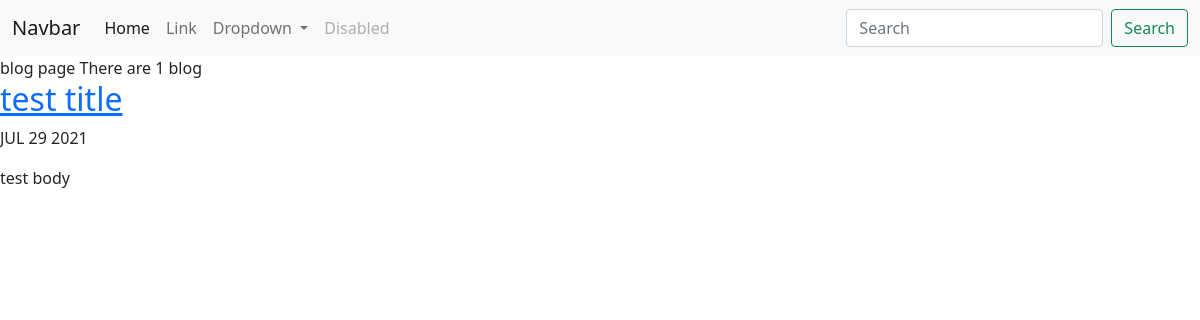
/blog/, run on an earlier commit of the app's database.
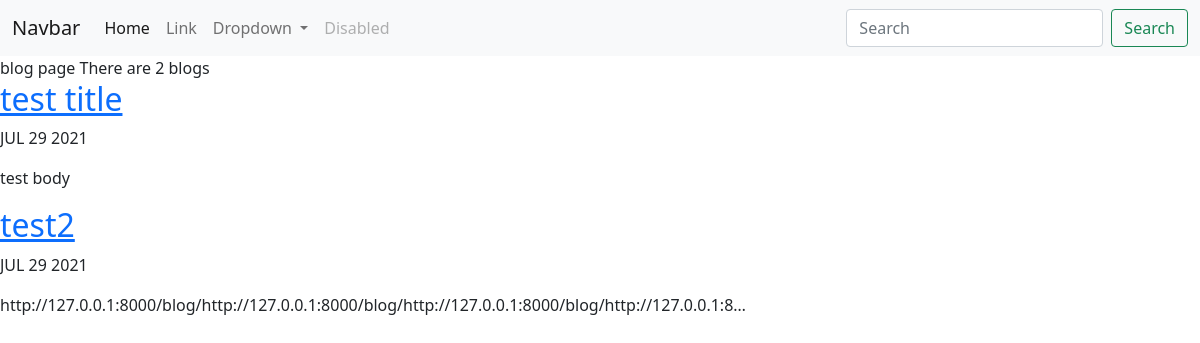
And on a later commit of the database.
### blog/models.py (models this page shows, shortened)
class Blog(models.Model):
    title = models.CharField(max_length=100)
    body = models.TextField()
    date = models.DateField()

### blog/views.py (the view)
# urls.py: path('', views.all_blogs, name='all_blogs'),
def all_blogs(request):
    blogs = Blog.objects.order_by('-date') # can limit to first five by including this at the end: [:5]
    return render(request, 'blog/all_blogs.html', {'blogs':blogs})

### blog/templates/blog/all_blogs.html
{% extends 'portfolio/base.html' %}
{% block content %}
blog page
There are {{ blogs.count }} blog{{ blogs.count|pluralize }}
{% for blog in blogs %}
<a href="{% url 'blog:detail' blog.id %}"><h2>{{ blog.title }}</h2></a>
<p>{{ blog.date|date:'M d Y'|upper }}</p>
<p>{{ blog.body|striptags|truncatechars:100 }}</p>
{% endfor %}
{% endblock %}

### portfolio/templates/portfolio/base.html (shortened to what this page needs)
<!doctype html>
<html lang="en">
  <head>
    <link href="https://cdn.jsdelivr.net/npm/bootstrap@5.0.2/dist/css/bootstrap.min.css" rel="stylesheet">
  </head>
  <body>
    <nav class="navbar navbar-expand-lg navbar-light bg-light">
        <div class="container-fluid">
            <a class="navbar-brand" href="#">Navbar</a>
        <div class="collapse navbar-collapse" id="navbarSupportedContent">
            <ul class="navbar-nav me-auto mb-2 mb-lg-0">
                <li class="nav-item">
                    <a class="nav-link active" aria-current="page" href="#">Home</a>
                </li>
                <li class="nav-item">
                    <a class="nav-link" href="#">Link</a>
                </li>
                <li class="nav-item dropdown">
                    <a class="nav-link dropdown-toggle" href="#" id="navbarDropdown" role="button" data-bs-toggle="dropdown" aria-expanded="false">
                        Dropdown
                    </a>
                </li>
                <li class="nav-item">
                    <a class="nav-link disabled" href="#" tabindex="-1" aria-disabled="true">Disabled</a>
                </li>
            </ul>
                <form class="d-flex">
                    <input class="form-control me-2" type="search" placeholder="Search" aria-label="Search">
                    <button class="btn btn-outline-success" type="submit">Search</button>
                </form>
            </div>
        </div>
    </nav>
{% block content %}{% endblock %}
  </body>
</html>

What changed in the data, as far as the page shows it:
added Blog: title "test2", date "JUL 29 2021", body "http://127.0.0.1:8000/blog/http://127.0.0.1:8000/blog/http://127.0.0.1:8000/blog/http://127.0.0.1:8…"
Also different on the page:
{{ blogs.count }}: "1" → "2"
